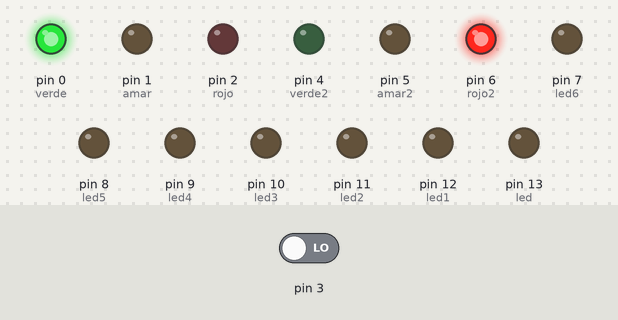
Simulated run of this sketch. Board: Arduino Uno, built with avr-gcc and run on an emulated ATmega328P. Shown: output pins drawn as LEDs (lit = HIGH). Dashed ring = blinking. Inputs (shaded band) come from the test bench; at power-on: pin 3 LOW.

Above: at 1.2 s.
1.3 s: pin 3 driven HIGH
At 2.15 s:
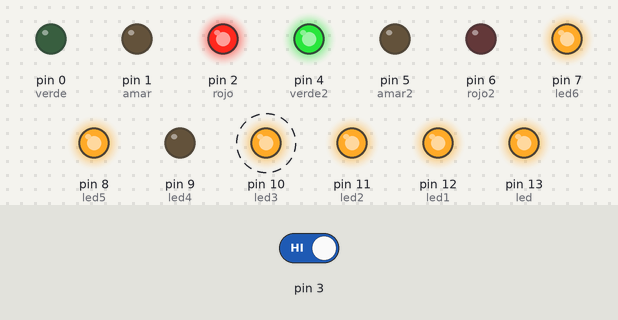
4.3 s: pin 3 driven LOW
At 6.3 s:
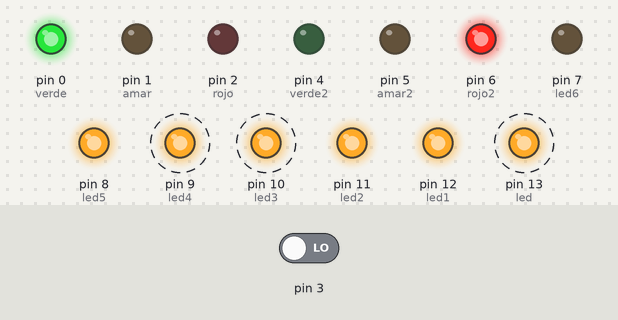
7.3 s: pin 3 driven HIGH
At 8.45 s:
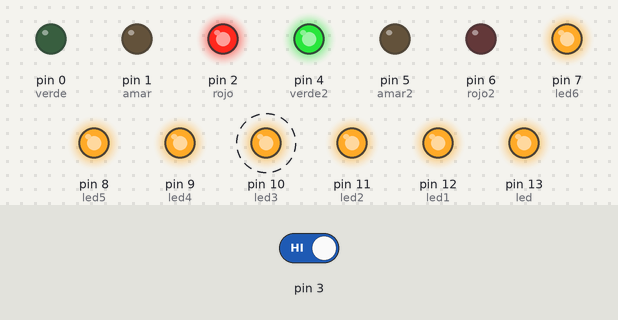
Timing chart, 0 to 16.3 s (numbered marks = the images above; inputs shaded):
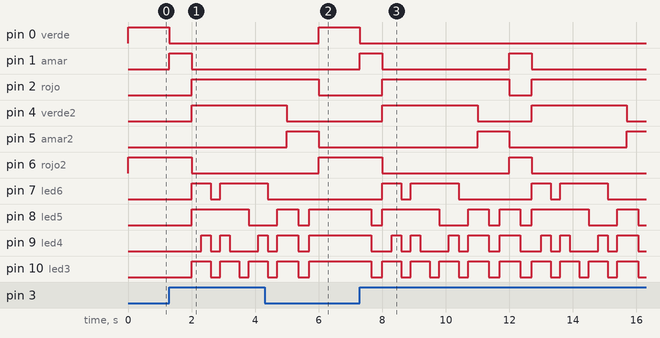

The sketch:

semaforo.ino
```cpp
int i=10;    //MI CONTADOR
//7 SEGMENTOS
int led=13;
int led1=12;
int led2=11;
int led3=10;
int led4=9;
int led5=8;
int led6=7;
//SEMAFORO
int rojo=2;
int amar=1;
int verde=0;
//SEMAFORO2
int rojo2=6;
int amar2=5;
int verde2=4;
//estados para el boton
int estado;
int t=300;
int t2=350;
int salida=0;

void setup() {
pinMode(3,INPUT);
  pinMode(led, OUTPUT);
  pinMode(led1, OUTPUT);
  pinMode(led2, OUTPUT);
  pinMode(led3, OUTPUT);
  pinMode(led4, OUTPUT);
  pinMode(led5, OUTPUT);
  pinMode(led6, OUTPUT);
  pinMode(rojo, OUTPUT);
  pinMode(amar, OUTPUT);
  pinMode(verde, OUTPUT);
  pinMode(rojo2, OUTPUT);
  pinMode(amar2, OUTPUT);
  pinMode(verde2, OUTPUT);
}
void s1(){
  digitalWrite(amar,HIGH);
  digitalWrite(rojo2,HIGH);
    digitalWrite(verde,LOW);
    digitalWrite(rojo,LOW);
    digitalWrite(amar2,LOW);
    digitalWrite(verde2,LOW);
    delay(t2);
    //numero1
  digitalWrite(led,LOW);
  digitalWrite(led1,HIGH);
  digitalWrite(led2,HIGH);
  digitalWrite(led3,LOW);
  digitalWrite(led4,LOW);
  digitalWrite(led5,LOW);
  digitalWrite(led6,LOW);
  delay(t2);
}
void s2(){

  digitalWrite(rojo,HIGH);
    digitalWrite(verde,LOW);
    digitalWrite(amar,LOW);
    digitalWrite(rojo2,LOW);
    digitalWrite(amar2,LOW);
    digitalWrite(verde2,HIGH);
     numeros();

}
void s3(){
  digitalWrite(verde,LOW);
    digitalWrite(rojo,HIGH);
    digitalWrite(amar,LOW);

    digitalWrite(amar2,HIGH);
    digitalWrite(verde2,LOW);
    digitalWrite(rojo2,LOW);
    delay(t2);
    //numero1
    digitalWrite(led,LOW);
  digitalWrite(led1,HIGH);
  digitalWrite(led2,HIGH);
  digitalWrite(led3,LOW);
  digitalWrite(led4,LOW);
  digitalWrite(led5,LOW);
  digitalWrite(led6,LOW);
  delay(t2);
    //NUMERO 0
  digitalWrite(led,HIGH);
  digitalWrite(led1,HIGH);
  digitalWrite(led2,HIGH);
  digitalWrite(led3,HIGH);
  digitalWrite(led4,HIGH);
  digitalWrite(led5,HIGH);
  digitalWrite(led6,LOW);
  delay(t);
}
void s4(){

  digitalWrite(verde,HIGH);
    digitalWrite(rojo,LOW);
    digitalWrite(amar,LOW);
    digitalWrite(verde2,LOW);
    digitalWrite(amar2,LOW);
    digitalWrite(rojo2,HIGH);
    numeros();

}
void numeros(){

   //numero 9
 digitalWrite(led,HIGH);
  digitalWrite(led1,HIGH);
  digitalWrite(led2,HIGH);
  digitalWrite(led3,HIGH);
  digitalWrite(led4,LOW);
  digitalWrite(led5,HIGH);
  digitalWrite(led6,HIGH);
  delay(t);
  //numero8
  digitalWrite(led,HIGH);
  digitalWrite(led1,HIGH);
  digitalWrite(led2,HIGH);
  digitalWrite(led3,HIGH);
  digitalWrite(led4,HIGH);
  digitalWrite(led5,HIGH);
  digitalWrite(led6,HIGH);
  delay(t);
  //numero7
  digitalWrite(led,HIGH);
  digitalWrite(led1,HIGH);
  digitalWrite(led2,HIGH);
  digitalWrite(led3,LOW);
  digitalWrite(led4,LOW);
  digitalWrite(led5,HIGH);
  digitalWrite(led6,LOW);
  delay(t);
//numero6
  digitalWrite(led,HIGH);
  digitalWrite(led1,LOW);
  digitalWrite(led2,HIGH);
  digitalWrite(led3,HIGH);
  digitalWrite(led4,HIGH);
  digitalWrite(led5,HIGH);
  digitalWrite(led6,HIGH);
  delay(t);
  //numero5
  digitalWrite(led,HIGH);
  digitalWrite(led1,LOW);
  digitalWrite(led2,HIGH);
  digitalWrite(led3,HIGH);
  digitalWrite(led4,LOW);
  digitalWrite(led5,HIGH);
  digitalWrite(led6,HIGH);
  delay(t);
  //numero 4
  digitalWrite(led,LOW);
  digitalWrite(led1,HIGH);
  digitalWrite(led2,HIGH);
  digitalWrite(led3,LOW);
  digitalWrite(led4,LOW);
  digitalWrite(led5,HIGH);
  digitalWrite(led6,HIGH);
  delay(t);

  //numero3
  digitalWrite(led,HIGH);
  digitalWrite(led1,HIGH);
  digitalWrite(led2,HIGH);
  digitalWrite(led3,HIGH);
  digitalWrite(led4,LOW);
  digitalWrite(led5,LOW);
  digitalWrite(led6,HIGH);
  delay(t);
   //numero2
  digitalWrite(led,HIGH);
  digitalWrite(led1,HIGH);
  digitalWrite(led2,LOW);
  digitalWrite(led3,HIGH);
  digitalWrite(led4,HIGH);
  digitalWrite(led5,LOW);
  digitalWrite(led6,HIGH);
  delay(t);
//numero1
  digitalWrite(led,LOW);
  digitalWrite(led1,HIGH);
  digitalWrite(led2,HIGH);
  digitalWrite(led3,LOW);
  digitalWrite(led4,LOW);
  digitalWrite(led5,LOW);
  digitalWrite(led6,LOW);
  delay(t);
   //NUMERO 0
  digitalWrite(led,HIGH);
  digitalWrite(led1,HIGH);
  digitalWrite(led2,HIGH);
  digitalWrite(led3,HIGH);
  digitalWrite(led4,HIGH);
  digitalWrite(led5,HIGH);
  digitalWrite(led6,LOW);
  delay(t);

}
void loop(){
 //estado=digitalRead(3);
 digitalWrite(3,LOW);

 if(digitalRead(3)==HIGH)
  {

    s1();
    s2();
    s3();
    //s4();
 }
 else
 {
   digitalWrite(verde,HIGH);
    digitalWrite(rojo,LOW);
    digitalWrite(amar,LOW);

    digitalWrite(verde2,LOW);
    digitalWrite(rojo2,HIGH);
    digitalWrite(amar2,LOW);
  }
  }
```

Measured:
- after the input at 1.3 s, pin 0 (verde): HIGH → LOW at once; pin 1 (amar): LOW → HIGH at once, → LOW 0.70 s later; pin 2 (rojo), pin 4 (verde2): LOW → HIGH after 0.70 s; pin 6 (rojo2): HIGH → LOW after 0.70 s; pin 7 (led6): LOW → HIGH after 0.70 s, → LOW 0.60 s later, → HIGH 0.30 s later
- after the input at 4.3 s, pin 0 (verde): LOW → HIGH after 1.7 s; pin 1 (amar): stays LOW (without the input it goes to HIGH after 1.7 s); pin 2 (rojo): goes on until 6.0 s, then stays LOW; pin 4 (verde2): goes on until 5.0 s, then stays LOW; pin 6 (rojo2): goes on until 6.0 s, then stays HIGH
- after the input at 7.3 s, pin 0 (verde): HIGH → LOW at once; pin 1 (amar): alternates HIGH for 0.70 s and LOW for 4.0 s, starting at once
